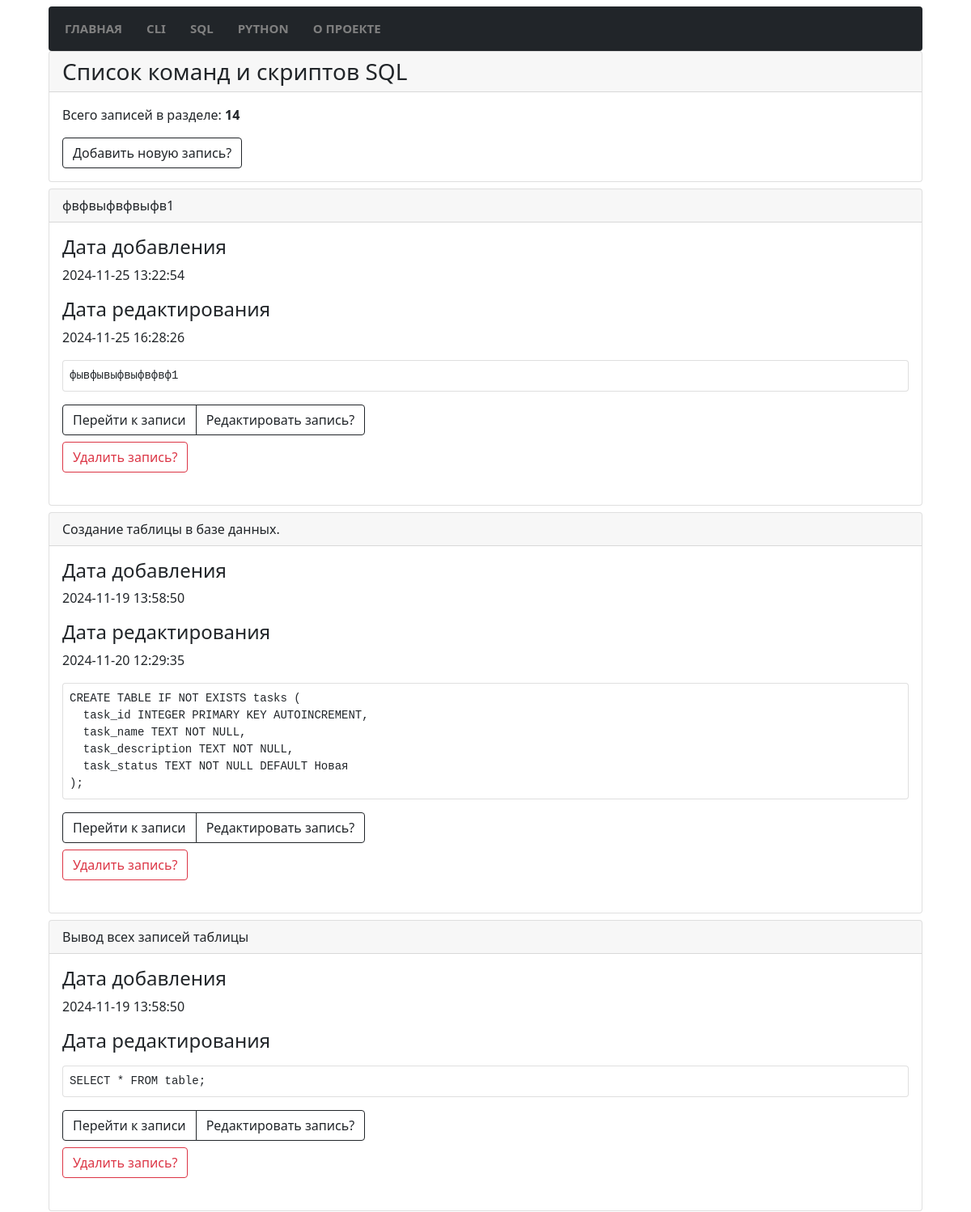
/sql (upper part), run on an earlier commit of the app's database.
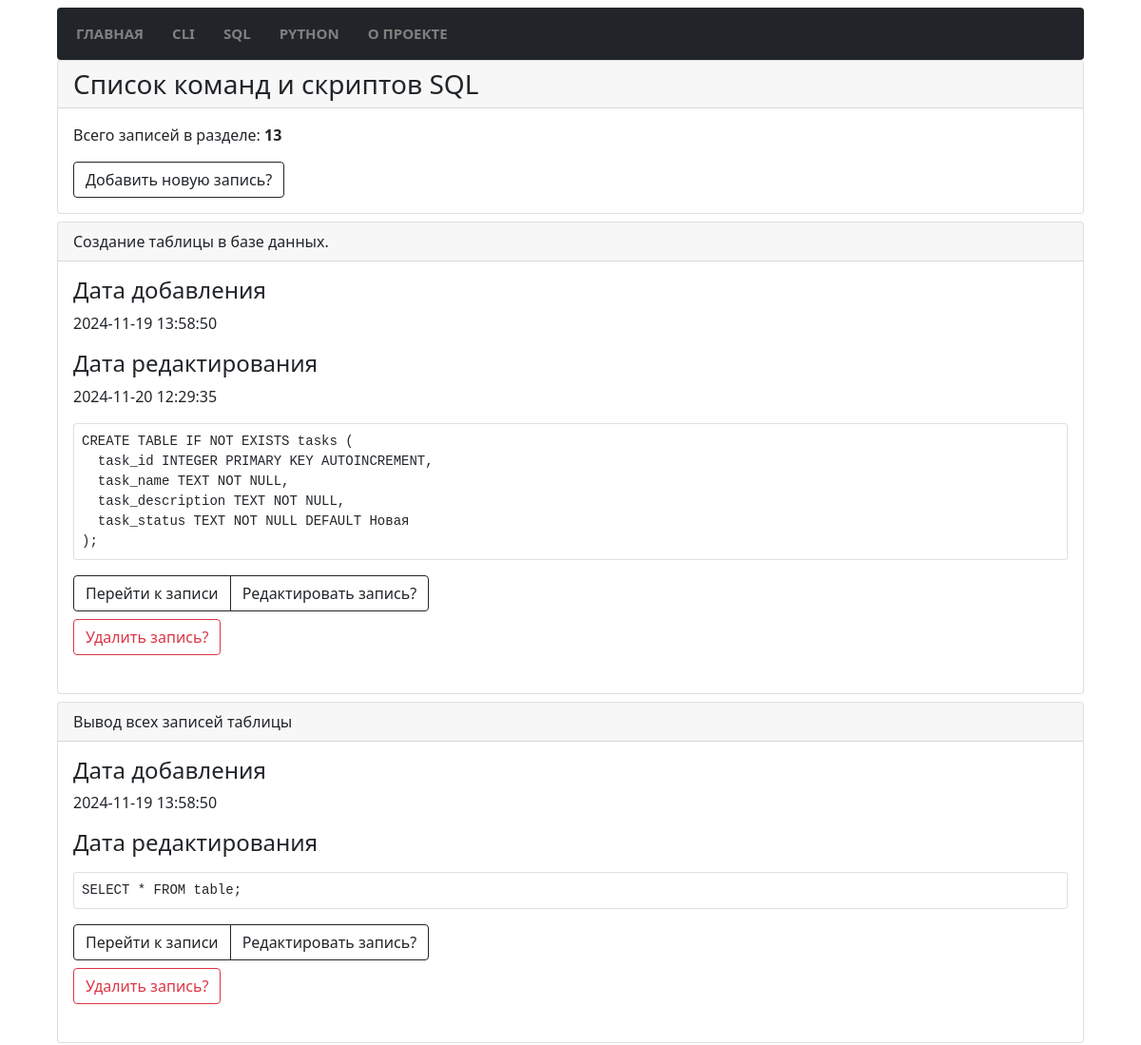
And on a later commit of the database.
### tables this page shows
CREATE TABLE "sql" (
  [sql_id] INTEGER PRIMARY KEY AUTOINCREMENT,
  [sql_name] TEXT NOT NULL,
  [sql_command] TEXT NOT NULL,
  [sql_date_add] TIMESTAMP DEFAULT CURRENT_TIMESTAMP,
  [sql_date_edit] TEXT
);

### modules/sql/sql_list_commands.py (the view)
@bp.route("/sql")
def sql_list_commands():
    conn = connect.get_db_connection()
    cur = conn.cursor()
    sql_list_count = int(cur.execute("SELECT COUNT(*) FROM sql").fetchone()[0])
    sql_list = conn.execute("SELECT * FROM sql ORDER BY 1 DESC").fetchall()
    conn.close()
    return render_template("sql/sql_list_commands.html",
                           sql_list=sql_list,
                           sql_list_count=sql_list_count,
                           )

### modules/connect.py (called while the page is built)
def get_db_connection():
    db_path = os.path.join(BASE_DIR, '../database.db')
    conn = sqlite3.connect(db_path)
    conn.row_factory = sqlite3.Row
    return conn

### templates/sql/sql_list_commands.html
{% extends "base.html" %} {% block title %}Команды sql{% endblock %} {% block content %}
<div class="card mb-2">
   <div class="card-header h3">Список команд и скриптов SQL</div>
   <div class="card-body">
      <p class="card-text">Всего записей в разделе: <b>{{ sql_list_count }}</b></p>
      <p class="card-text">
         <a href="{{ url_for('add_sql_command.add_sql_command') }}" class="btn btn-outline-dark">Добавить новую
            запись?</a>
      </p>
   </div>
</div>
<div class="container-index-page">
   {% for sql_list in sql_list %}
   <div class="card mb-2">
      <div class="card-header">{{ sql_list['sql_name'] }}</div>
      <div class="card-body">
         <h4>Дата добавления</h4>
         <p class="card-text">
            {{ sql_list['sql_date_add'] }}
         </p>
         <h4>Дата редактирования</h4>
         <p class="card-text">
            {{ sql_list['sql_date_edit'] }}
         </p>
         <p class="card-text">
         <pre class="card p-2">{{ sql_list['sql_command'] }}</pre>
         </p>
         <p class="card-text">
         <div class="btn-group pb-2" role="group" aria-label="...">
            <a href="{{ url_for('get_post_sql_command.get_post_sql_command', sql_id=sql_list['sql_id']) }}"
               class="btn btn-outline-dark">Перейти к записи</a>
            <a href="{{ url_for('edit_sql_command.edit_sql_command', sql_id=sql_list['sql_id']) }}"
               class="btn btn-outline-dark">Редактировать запись?</a>
         </div>
         <form action="{{ url_for('delete_sql_command.delete_sql_command', sql_id=sql_list['sql_id'])}}" method="POST"
            class="pb-2">
            <input type="submit" class="btn btn-outline-danger" value="Удалить запись?"
               onclick="return confirm('Вы точно уверены что хотите удалить запись?')" />
         </form>
         </p>
      </div>
   </div>
   {% endfor %}
</div>
{% endblock %}

### templates/base.html (shortened to what this page needs)
<!doctype html>
<html>
   <head>
      <link href="https://cdn.jsdelivr.net/npm/bootstrap@5.0.2/dist/css/bootstrap.min.css" rel="stylesheet">
      <link href="{{ url_for('static', filename='styles.css') }}" rel="stylesheet">
   </head>
   <body>
      {% include 'navbar.html' %}
         {% block content %}
         {% endblock %}
   </body>
</html>

### templates/navbar.html (shortened to what this page needs)
<nav class="navbar navbar-expand-lg navbar navbar-dark bg-dark">
  <div class="container-fluid">
    <div class="collapse navbar-collapse" id="navbarNav">
      <ul class="navbar-nav">
        <li class="nav-item">
          <a class="nav-link" href="{{ url_for('index.index') }}">Главная</a>
        </li>
        <li class="nav-item">
          <a class="nav-link" href="{{ url_for('cli_posts.cli_posts') }}">CLI</a>
        </li>
        <li class="nav-item">
          <a class="nav-link" href="{{ url_for('sql_list_commands.sql_list_commands') }}">SQL</a>
        </li>
        <li class="nav-item">
          <a class="nav-link" href="{{ url_for('python_list_commands.python_list_commands') }}">Python</a>
        </li>
                <li class="nav-item">
          <a class="nav-link" href="{{ url_for('about.about') }}">О проекте</a>
        </li>
      </ul>
    </div>
  </div>
</nav>

### static/styles.css (style rules this page uses)
body { width: 90%; margin: auto; }
a { color: black; text-decoration: none; }
.navbar-dark .navbar-nav .nav-link { text-transform: uppercase; color: grey; margin-right: 14px; font-weight: 700; font-size: 15px; }
.container-index-page { display: grid; }
.bg-dark { background-color: #212529!important; border-radius: .25rem; margin-top: 0.50rem; }

What changed in the data, as far as the page shows it:
removed sql: sql_name "фвфвыфвфвыфв1", sql_date_add "2024-11-25 13:22:54", sql_date_edit "2024-11-25 16:28:26", sql_command "фывфывыфвыфвфвф1"
Also different on the page:
{{ sql_list_count }}: "14" → "13"
